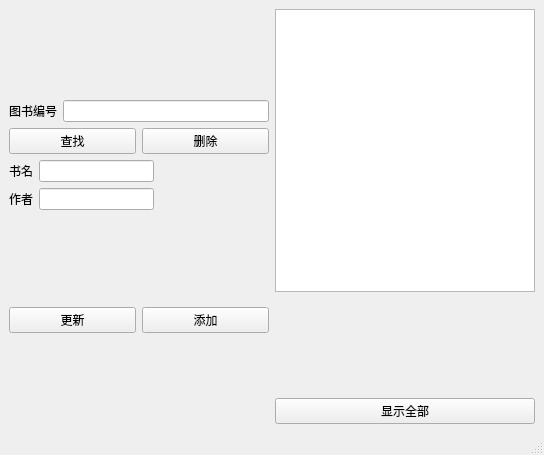
<?xml version="1.0" encoding="UTF-8"?>
<ui version="4.0">
 <class>MainWindow</class>
 <widget class="QMainWindow" name="MainWindow">
  <property name="geometry">
   <rect>
    <x>0</x>
    <y>0</y>
    <width>544</width>
    <height>455</height>
   </rect>
  </property>
  <property name="windowTitle">
   <string>MainWindow</string>
  </property>
  <widget class="QWidget" name="centralwidget">
   <layout class="QGridLayout" name="gridLayout">
    <item row="0" column="0">
     <layout class="QHBoxLayout" name="horizontalLayout_6">
      <item>
       <layout class="QVBoxLayout" name="verticalLayout_5">
        <item>
         <layout class="QVBoxLayout" name="verticalLayout_3">
          <item>
           <layout class="QVBoxLayout" name="verticalLayout_2">
            <item>
             <layout class="QHBoxLayout" name="horizontalLayout">
              <item>
               <widget class="QLabel" name="label">
                <property name="text">
                 <string>图书编号</string>
                </property>
               </widget>
              </item>
              <item>
               <widget class="QLineEdit" name="bookIdLineEdit"/>
              </item>
             </layout>
            </item>
            <item>
             <layout class="QHBoxLayout" name="horizontalLayout_4">
              <item>
               <widget class="QPushButton" name="findBtn">
                <property name="text">
                 <string>查找</string>
                </property>
               </widget>
              </item>
              <item>
               <widget class="QPushButton" name="removeBtn">
                <property name="text">
                 <string>删除</string>
                </property>
               </widget>
              </item>
             </layout>
            </item>
           </layout>
          </item>
          <item>
           <layout class="QVBoxLayout" name="verticalLayout">
            <item>
             <layout class="QHBoxLayout" name="horizontalLayout_2">
              <item>
               <widget class="QLabel" name="label_2">
                <property name="text">
                 <string>书名</string>
                </property>
               </widget>
              </item>
              <item>
               <widget class="QLineEdit" name="bookNameLineEdit"/>
              </item>
              <item>
               <spacer name="horizontalSpacer">
                <property name="orientation">
                 <enum>Qt::Horizontal</enum>
                </property>
                <property name="sizeHint" stdset="0">
                 <size>
                  <width>40</width>
                  <height>20</height>
                 </size>
                </property>
               </spacer>
              </item>
             </layout>
            </item>
            <item>
             <layout class="QHBoxLayout" name="horizontalLayout_3">
              <item>
               <widget class="QLabel" name="label_3">
                <property name="text">
                 <string>作者</string>
                </property>
               </widget>
              </item>
              <item>
               <widget class="QLineEdit" name="authorLineEdit"/>
              </item>
              <item>
               <spacer name="horizontalSpacer_2">
                <property name="orientation">
                 <enum>Qt::Horizontal</enum>
                </property>
                <property name="sizeHint" stdset="0">
                 <size>
                  <width>40</width>
                  <height>20</height>
                 </size>
                </property>
               </spacer>
              </item>
             </layout>
            </item>
           </layout>
          </item>
         </layout>
        </item>
        <item>
         <layout class="QHBoxLayout" name="horizontalLayout_5">
          <item>
           <widget class="QPushButton" name="updateBtn">
            <property name="text">
             <string>更新</string>
            </property>
           </widget>
          </item>
          <item>
           <widget class="QPushButton" name="addBtn">
            <property name="text">
             <string>添加</string>
            </property>
           </widget>
          </item>
         </layout>
        </item>
       </layout>
      </item>
      <item>
       <layout class="QVBoxLayout" name="verticalLayout_4">
        <item>
         <widget class="QListWidget" name="listWidget"/>
        </item>
        <item>
         <spacer name="verticalSpacer">
          <property name="orientation">
           <enum>Qt::Vertical</enum>
          </property>
          <property name="sizeType">
           <enum>QSizePolicy::Fixed</enum>
          </property>
          <property name="sizeHint" stdset="0">
           <size>
            <width>20</width>
            <height>100</height>
           </size>
          </property>
         </spacer>
        </item>
        <item>
         <widget class="QPushButton" name="showAllBtn">
          <property name="text">
           <string>显示全部</string>
          </property>
         </widget>
        </item>
       </layout>
      </item>
     </layout>
    </item>
   </layout>
  </widget>
  <widget class="QMenuBar" name="menubar">
   <property name="geometry">
    <rect>
     <x>0</x>
     <y>0</y>
     <width>544</width>
     <height>22</height>
    </rect>
   </property>
  </widget>
  <widget class="QStatusBar" name="statusbar"/>
 </widget>
 <resources/>
 <connections/>
</ui>
